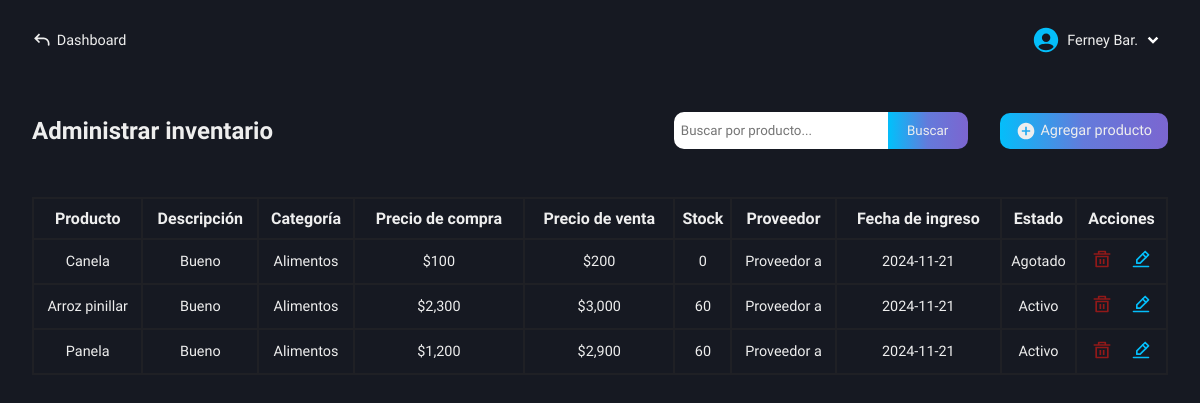
The app's page /roles/store/inventory/admin-inventory.php (signed in), older data.
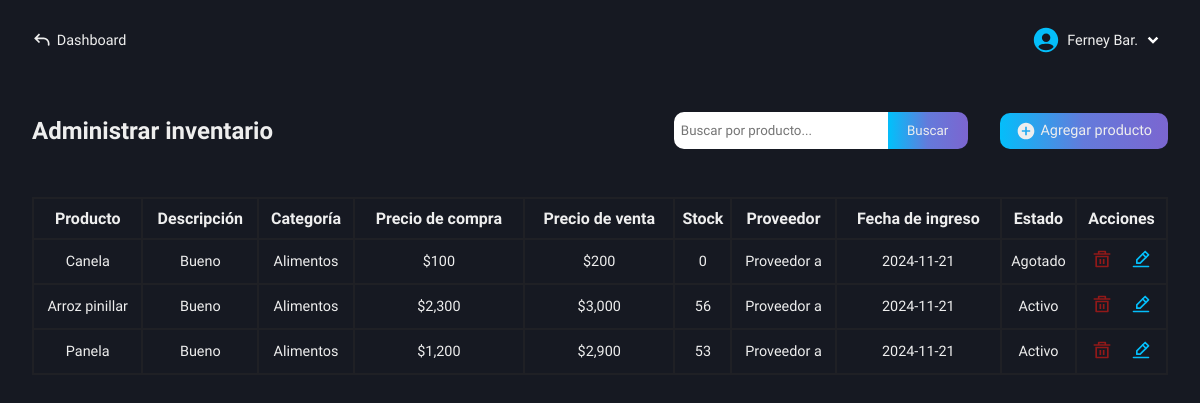
The same page, newer data.
### tables this page shows
CREATE TABLE `inventory_products` (
  `id` int(11) NOT NULL AUTO_INCREMENT,
  `id_category` int(11) NOT NULL,
  `product_name` varchar(100) NOT NULL,
  `supplier` varchar(100) NOT NULL,
  `purchase_price` decimal(50,0) NOT NULL,
  `sale_price` decimal(50,0) NOT NULL,
  `stock_quantity` int(11) NOT NULL,
  `product_description` varchar(500) NOT NULL,
  `entry_date` date NOT NULL,
  `product_status` varchar(100) NOT NULL,
  PRIMARY KEY (`id`)
);

CREATE TABLE `categories_store` (
  `id` int(11) NOT NULL AUTO_INCREMENT,
  `category` varchar(100) NOT NULL,
  PRIMARY KEY (`id`)
);

### roles/store/inventory/admin-inventory.php (the view, shortened to what the changed rows need)
<!DOCTYPE html>
<html lang="en">
<head>
    <link rel="stylesheet" href="../../../css/store/admin-inventory.css">
    <link rel="stylesheet" href="../../../css/store/base-autocomplete.css">
    <link rel="stylesheet" href="https://code.jquery.com/ui/1.12.1/themes/base/jquery-ui.css">
    <?php
        include("../../../conexion.php");
    ?>
</head>
<body>
    <main class="main">
        <section class="info-table-product" id="hidden-modal">
            <div class="table-products">
                <div class="tlt-search-add">
                    <h2 class="tlt-function">Administrar inventario</h2>
                </div>
                <div class="content-table">
                    <table>
                        <tr>
                            <th>Producto</th>
                            <th>Descripción</th>
                            <th>Categoría</th>
                            <th>Precio de compra</th>
                            <th>Precio de venta</th>
                            <th>Stock</th>
                            <th>Proveedor</th>
                            <th>Fecha de ingreso</th>
                            <th>Estado</th>
                            <th>Acciones</th>
                        </tr>
                        <?php
                            $getProducts = "SELECT * FROM inventory_products";
                            $resultProducts = mysqli_query($conexion, $getProducts);
                            if($resultProducts -> num_rows > 0){
                                while($row = mysqli_fetch_array($resultProducts)){
                                    $id = $row['id'];
                                    $id_category = $row['id_category'];
                                    $queryCategory = "SELECT category FROM categories_store WHERE id = $id_category";
                                    $resultCat = mysqli_query($conexion, $queryCategory);
                                    $rowCat = mysqli_fetch_array($resultCat);
                                    echo "<tr>
                                            <td>" . ucfirst($row['product_name']) . "</td>
                                            <td>" . ucfirst($row['product_description']) . "</td>
                                            <td>" . $rowCat['category'] . "</td>
                                            <td>$" . number_format($row['purchase_price'], 0) . "</td>
                                            <td>$" . number_format($row['sale_price'], 0) . "</td>
                                            <td>" . $row['stock_quantity'] . "</td>
                                            <td>" . ucfirst($row['supplier']) . "</td>
                                            <td>" . $row['entry_date'] . "</td>
                                            <td><span>" . ($row['stock_quantity'] > 0 ? $row['product_status'] : 'Agotado') . "</span></td>
                                            <td>
                                                <a href='functions/delete.php?id=$id'>
                                                    <img src='../../../svg/delete.svg' />
                                                </a>
                                                <a href='functions/get-data.php?id=$id'>
                                                    <img src='../../../svg/edit.svg' />
                                                </a>
                                            </td>
                                          </tr>";
                                }
                            } else {
                                echo "<tr>
                                        <td colspan='10'>No hay productos</td>
                                      </tr>";
                            }
                        ?>
                    </table>
                </div>
            </div>
        </section>
    </main>
</body>
</html>

Row changes from the older to the newer data that the page shows:
changed inventory_products "Arroz pinillar": stock_quantity "60" → "56"
changed inventory_products "Panela": stock_quantity "60" → "53"
